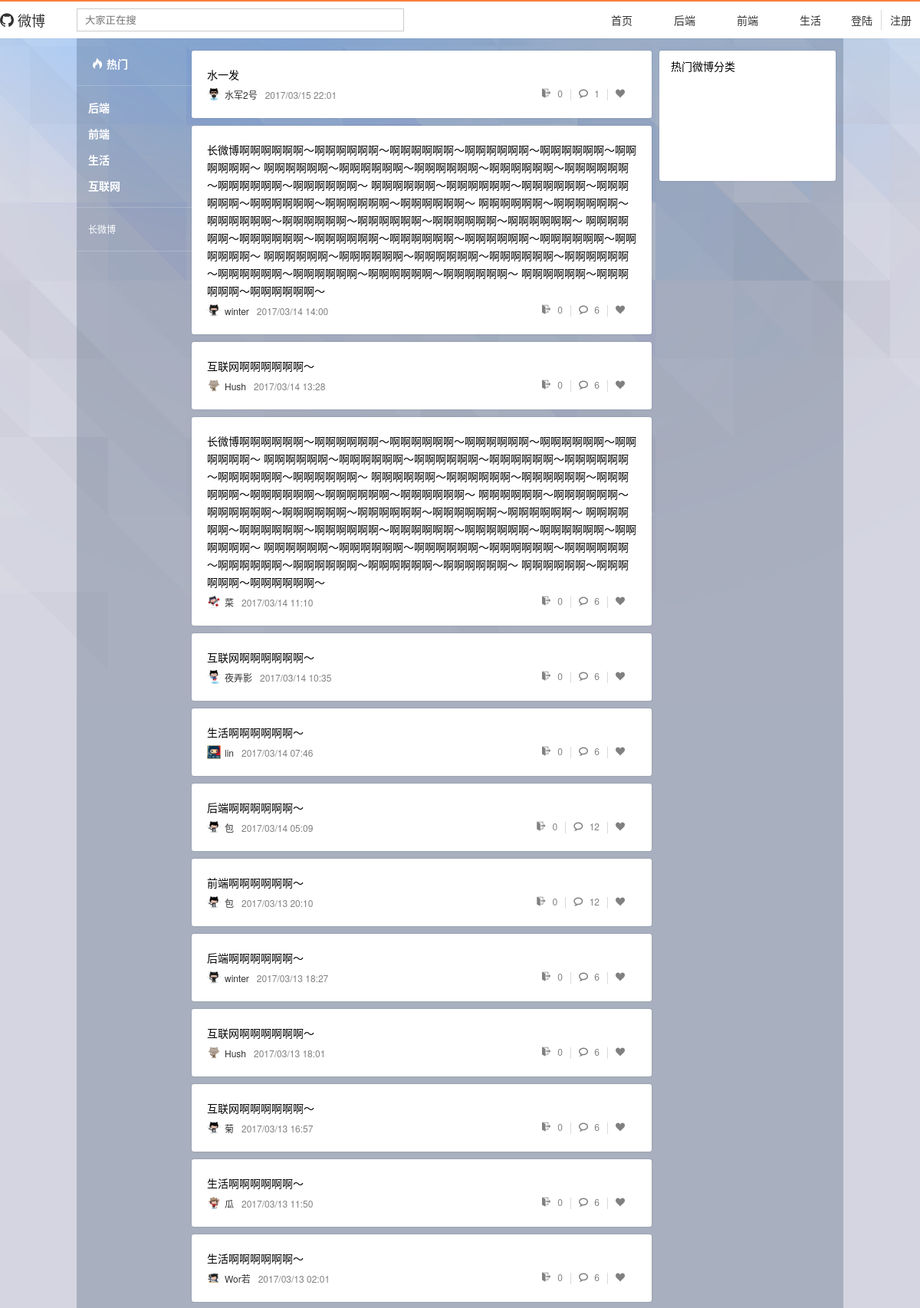
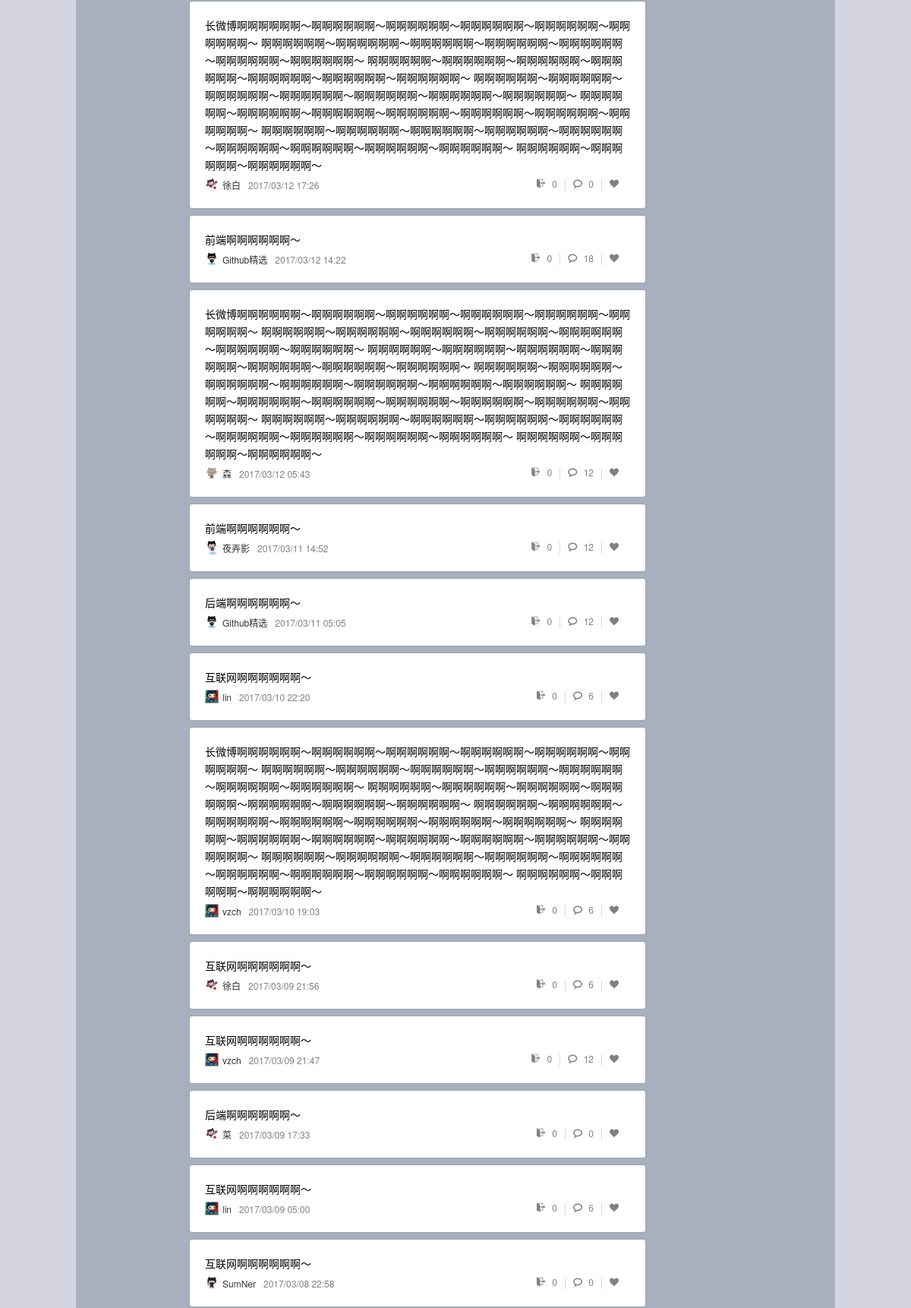
The page /weibo/find (upper part) on the database its author committed (2 pictures, top to bottom).
### models/weibo.py (models this page shows, shortened)
class Weibo(db.Model, ModelMixin):
    __tablename__ = 'weibos'
    id = db.Column(db.Integer, primary_key=True)
    content = db.Column(db.String(500))
    created_time = db.Column(db.String(100))
    user_id = db.Column(db.Integer, db.ForeignKey('users.id'))
    comments_num = db.Column(db.Integer, default=0)
    fav_num = db.Column(db.Integer, default=0)
    col_num = db.Column(db.Integer, default=0)
    cite_num = db.Column(db.Integer, default=0)
    has_cite = db.Column(db.Boolean, default=False)
    cite_id = db.Column(db.Integer, default=0)
    origin_w_id = db.Column(db.Integer, default=0)
    is_hidden = db.Column(db.Integer, default=False)
    only_self = db.Column(db.Boolean, default=False)
    only_friends = db.Column(db.Boolean, default=False)
    comments = db.relationship(
        'Comment',
        backref='weibo',
        lazy='dynamic',
        order_by=lambda: Comment.created_time.desc()
    )
    tag_id = db.Column(db.Integer, db.ForeignKey('weibotags.id'))

### models/user.py (models this page shows, shortened)
class User(db.Model, ModelMixin):
    __tablename__ = 'users'
    id = db.Column(db.Integer, primary_key=True)
    username = db.Column(db.String(100), unique=True)
    password_hash = db.Column(db.String(200))
    created_time = db.Column(db.String(100))
    avatar = db.Column(db.String(100))
    email = db.Column(db.String(100), default='', unique=True)
    note = db.Column(db.String(100), default='')
    location = db.Column(db.String(100), default='')
    intro = db.Column(db.String(100), default='')
    weibos = db.relationship('Weibo', backref='user', lazy='dynamic', order_by="desc(Weibo.id)")
    comments = db.relationship('Comment', backref='user', lazy='dynamic', order_by="desc(Comment.id)")
    followed = db.relationship('Follow',
                               foreign_keys='Follow.follower_id',
                               backref=db.backref('follower', lazy='joined'),
                               lazy='dynamic',
                               cascade='all, delete-orphan')
    followers = db.relationship('Follow',
                                foreign_keys='Follow.followed_id',
                                backref=db.backref('followed', lazy='joined'),
                                lazy='dynamic',
                                cascade='all, delete-orphan')
    wcollects = db.relationship('WCollect', backref='user', lazy='dynamic', order_by='desc(WCollect.id)')
    wfavorites = db.relationship('WFavorite', backref='user', lazy='dynamic', order_by='desc(WFavorite.id)')
    cfavorites = db.relationship('CFavorite', backref='user', lazy='dynamic', order_by='desc(CFavorite.id)')
    tag_id = db.Column(db.Integer(), db.ForeignKey('usertags.id'))

### routes/weibo.py (the view)
@main.route('/find')
def find_weibo():
    ws = Weibo.query.filter_by(has_cite=False).order_by(Weibo.created_time.desc()).all()
    c_u = current_user()
    return render_template('weibo_find.html', weibos=ws, c_u=c_u, user=c_u)

### routes/__init__.py (called while the page is built)
def current_user():
    uid = session.get('user_id')
    if uid is not None:
        user = User.query.get(uid)
        return user
    else:
        return None

### templates/weibo_find.html (shortened to what this page needs)
{% extends 'base_violet.html' %}
{% block main_content_container %}
    <div class="weibo-container">
      {% for w in weibos %}
          <div id="id-weibo-cell-{{ w.id }}" data-id="{{ w.id }}" class="w-cell">
            <div class="w-content">
                {{ w.content }}
            </div>
            <div class="w-bottom cleafix">
                <div class="w-bottom-left float-left flex">
                    <div class="w-avatar">
                        <a href={{ url_for('weibo.homepage', user_id=w.user_id) }}>
                            <img class="w-avatar-img" src="{{ w.user.avatar }}">
                        </a>
                    </div>
                    <div class="w-user">
                        <a href={{ url_for('weibo.homepage', user_id=w.user_id) }}>{{ w.user.username }}</a>
                    </div>
                    <div class="w-time">{{ w.created_time }}</div>
                </div>
                <div class="w-bottom-right float-right">
                    <div class="weibo-cite-cell-fav float-right flex">
                        <div class="weibo-cite-cell-item">
                            <a href={{ url_for('weibo.detail', id=w.id) }}>
                            <span class="weibo-cite-fav-icon icon-exit"></span>
                            {% if w.cite_num %}
                                {{ w.cite_num }}
                            {% else %}
                                0
                            {% endif %}
                            </a>
                        </div>
                        <div class="weibo-cite-cell-item">
                            <a href={{ url_for('weibo.detail', id=w.id) }}>
                                <span class="weibo-cite-fav-icon icon-bubble2"></span>
                                {{ w.comments_num }}
                            </a>
                        </div>
                        <div class="weibo-cite-cell-item">
                            <a href={{ url_for('weibo.detail', id=w.id) }}>
                                <span class="weibo-cite-fav-icon icon-heart"></span>
                            </a>
                        </div>
                    </div>
                </div>
            </div>
        </div>
      {% endfor %}
    </div>
{% endblock %}
{% block main_sidebar %}
    <div class="hot-weibo-class">
        <div>热门微博分类</div>
    </div>
{% endblock %}

### static/css/weibo.css (style rules this page uses)
body { font-family: Helvetica Neue,Helvetica,PingFang SC,Hiragino Sans GB,Microsoft YaHei,Noto Sans CJK SC,WenQuanYi Micro Hei,Arial,sans-serif; font-size: 14px; margin: 0; }
.flex { display: flex; }
.float-left { float: left; }
.float-right { float: right; }
a { text-decoration: none; cursor: pointer; }
a:link { color: #333; }
.weibo-container { margin-bottom: 80px; min-height: 1000px; }
.weibo-cite-cell-item { padding: 0 10px; margin: 2px 0; height: 15px; line-height: 12px; font-size: 12px; text-align: center; }
.weibo-cite-cell-item + .weibo-cite-cell-item { border-left: 1px solid #d9d9d9; }
.weibo-cite-fav-icon { display: inline-block; padding-right: 5px; }
.weibo-cite-cell-fav a:link { color: #808080; }

### static/css/weibo_unlogin.css (style rules this page uses)
body { background: #d4d5e0 url("../img/weibo_bg.jpg"); background-repeat: no-repeat; background-position-x: center; }
.w-cell { background: #fff; border-radius: 3px; box-shadow: 0 0 2px rgba(0,0,0,0.2); padding: 20px 20px 20px 20px; }
.w-cell + .w-cell { margin-top: 10px; }
.w-content { line-height: 23px; }
.w-bottom { height: 20px; margin-top:5px; font-size: 12px; color: #808080; line-height: 20px; }
.w-avatar-img { width: 18px; height: 18px; }
.w-user { margin-left: 5px; padding-right: 10px; }
.w-time { padding-right: 10px; }
.hot-weibo-class { width: 200px; margin-right: 20px; background: #fff; border-radius: 3px; box-shadow: 0 0 2px rgba(0,0,0,0.2); height: 150px; padding: 10px 15px 10px 15px; }

### rows shown on the page
Weibo: content "水一发", user.avatar (picture), user.username "水军2号", created_time "2017/03/15 22:01", cite_num "0", comments_num "1"
Weibo: content "长微博啊啊啊啊啊啊～啊啊啊啊啊啊～啊啊啊啊啊啊～啊啊啊啊啊啊～啊啊啊啊啊啊～啊啊啊啊啊啊～ 啊啊啊啊啊啊～啊啊啊啊啊啊～啊啊啊啊啊啊～啊啊啊啊啊啊～啊啊啊啊啊啊～啊啊啊啊啊啊～啊啊啊啊啊啊～ 啊啊啊啊啊啊～啊啊啊啊啊啊～啊啊啊啊啊啊～啊啊啊啊啊啊～啊啊啊啊啊啊～啊啊啊啊啊啊～啊啊啊啊啊啊～ 啊啊啊啊啊啊～啊啊啊啊啊啊～啊啊啊啊啊啊～啊啊啊啊啊啊～啊啊啊啊啊啊～啊啊啊啊啊啊～啊啊啊啊啊啊～ 啊啊啊啊啊啊～啊啊啊啊啊啊～啊啊啊啊啊啊～啊啊啊啊啊啊～啊啊啊啊啊啊～啊啊啊啊啊啊～啊啊啊啊啊啊～ 啊啊啊啊啊啊～啊啊啊啊啊啊～啊啊啊啊啊啊～啊啊啊啊啊啊～啊啊啊啊啊啊～啊啊啊啊啊啊～啊啊啊啊啊啊～啊啊啊啊啊啊～啊啊啊啊啊啊～ 啊啊啊啊啊啊～啊啊啊啊啊啊～啊啊啊啊啊啊～", user.avatar (picture), user.username "winter", created_time "2017/03/14 14:00", cite_num "0", comments_num "6"
Weibo: content "互联网啊啊啊啊啊啊～", user.avatar (picture), user.username "Hush", created_time "2017/03/14 13:28", cite_num "0", comments_num "6"
Weibo: content "长微博啊啊啊啊啊啊～啊啊啊啊啊啊～啊啊啊啊啊啊～啊啊啊啊啊啊～啊啊啊啊啊啊～啊啊啊啊啊啊～ 啊啊啊啊啊啊～啊啊啊啊啊啊～啊啊啊啊啊啊～啊啊啊啊啊啊～啊啊啊啊啊啊～啊啊啊啊啊啊～啊啊啊啊啊啊～ 啊啊啊啊啊啊～啊啊啊啊啊啊～啊啊啊啊啊啊～啊啊啊啊啊啊～啊啊啊啊啊啊～啊啊啊啊啊啊～啊啊啊啊啊啊～ 啊啊啊啊啊啊～啊啊啊啊啊啊～啊啊啊啊啊啊～啊啊啊啊啊啊～啊啊啊啊啊啊～啊啊啊啊啊啊～啊啊啊啊啊啊～ 啊啊啊啊啊啊～啊啊啊啊啊啊～啊啊啊啊啊啊～啊啊啊啊啊啊～啊啊啊啊啊啊～啊啊啊啊啊啊～啊啊啊啊啊啊～ 啊啊啊啊啊啊～啊啊啊啊啊啊～啊啊啊啊啊啊～啊啊啊啊啊啊～啊啊啊啊啊啊～啊啊啊啊啊啊～啊啊啊啊啊啊～啊啊啊啊啊啊～啊啊啊啊啊啊～ 啊啊啊啊啊啊～啊啊啊啊啊啊～啊啊啊啊啊啊～", user.avatar (picture), user.username "菜", created_time "2017/03/14 11:10", cite_num "0", comments_num "6"
Weibo: content "互联网啊啊啊啊啊啊～", user.avatar (picture), user.username "夜弄影", created_time "2017/03/14 10:35", cite_num "0", comments_num "6"
Weibo: content "生活啊啊啊啊啊啊～", user.avatar (picture), user.username "lin", created_time "2017/03/14 07:46", cite_num "0", comments_num "6"
Weibo: content "后端啊啊啊啊啊啊～", user.avatar (picture), user.username "包", created_time "2017/03/14 05:09", cite_num "0", comments_num "12"
Weibo: content "前端啊啊啊啊啊啊～", user.avatar (picture), user.username "包", created_time "2017/03/13 20:10", cite_num "0", comments_num "12"
Weibo: content "后端啊啊啊啊啊啊～", user.avatar (picture), user.username "winter", created_time "2017/03/13 18:27", cite_num "0", comments_num "6"
Weibo: content "互联网啊啊啊啊啊啊～", user.avatar (picture), user.username "Hush", created_time "2017/03/13 18:01", cite_num "0", comments_num "6"
Weibo: content "互联网啊啊啊啊啊啊～", user.avatar (picture), user.username "菊", created_time "2017/03/13 16:57", cite_num "0", comments_num "6"
Weibo: content "生活啊啊啊啊啊啊～", user.avatar (picture), user.username "瓜", created_time "2017/03/13 11:50", cite_num "0", comments_num "6"
Weibo: content "生活啊啊啊啊啊啊～", user.avatar (picture), user.username "Wor若", created_time "2017/03/13 02:01", cite_num "0", comments_num "6"
Weibo: content "长微博啊啊啊啊啊啊～啊啊啊啊啊啊～啊啊啊啊啊啊～啊啊啊啊啊啊～啊啊啊啊啊啊～啊啊啊啊啊啊～ 啊啊啊啊啊啊～啊啊啊啊啊啊～啊啊啊啊啊啊～啊啊啊啊啊啊～啊啊啊啊啊啊～啊啊啊啊啊啊～啊啊啊啊啊啊～ 啊啊啊啊啊啊～啊啊啊啊啊啊～啊啊啊啊啊啊～啊啊啊啊啊啊～啊啊啊啊啊啊～啊啊啊啊啊啊～啊啊啊啊啊啊～ 啊啊啊啊啊啊～啊啊啊啊啊啊～啊啊啊啊啊啊～啊啊啊啊啊啊～啊啊啊啊啊啊～啊啊啊啊啊啊～啊啊啊啊啊啊～ 啊啊啊啊啊啊～啊啊啊啊啊啊～啊啊啊啊啊啊～啊啊啊啊啊啊～啊啊啊啊啊啊～啊啊啊啊啊啊～啊啊啊啊啊啊～ 啊啊啊啊啊啊～啊啊啊啊啊啊～啊啊啊啊啊啊～啊啊啊啊啊啊～啊啊啊啊啊啊～啊啊啊啊啊啊～啊啊啊啊啊啊～啊啊啊啊啊啊～啊啊啊啊啊啊～ 啊啊啊啊啊啊～啊啊啊啊啊啊～啊啊啊啊啊啊～", user.avatar (picture), user.username "徐白", created_time "2017/03/12 17:26", cite_num "0", comments_num "0"
Weibo: content "前端啊啊啊啊啊啊～", user.avatar (picture), user.username "Github精选", created_time "2017/03/12 14:22", cite_num "0", comments_num "18"
Weibo: content "长微博啊啊啊啊啊啊～啊啊啊啊啊啊～啊啊啊啊啊啊～啊啊啊啊啊啊～啊啊啊啊啊啊～啊啊啊啊啊啊～ 啊啊啊啊啊啊～啊啊啊啊啊啊～啊啊啊啊啊啊～啊啊啊啊啊啊～啊啊啊啊啊啊～啊啊啊啊啊啊～啊啊啊啊啊啊～ 啊啊啊啊啊啊～啊啊啊啊啊啊～啊啊啊啊啊啊～啊啊啊啊啊啊～啊啊啊啊啊啊～啊啊啊啊啊啊～啊啊啊啊啊啊～ 啊啊啊啊啊啊～啊啊啊啊啊啊～啊啊啊啊啊啊～啊啊啊啊啊啊～啊啊啊啊啊啊～啊啊啊啊啊啊～啊啊啊啊啊啊～ 啊啊啊啊啊啊～啊啊啊啊啊啊～啊啊啊啊啊啊～啊啊啊啊啊啊～啊啊啊啊啊啊～啊啊啊啊啊啊～啊啊啊啊啊啊～ 啊啊啊啊啊啊～啊啊啊啊啊啊～啊啊啊啊啊啊～啊啊啊啊啊啊～啊啊啊啊啊啊～啊啊啊啊啊啊～啊啊啊啊啊啊～啊啊啊啊啊啊～啊啊啊啊啊啊～ 啊啊啊啊啊啊～啊啊啊啊啊啊～啊啊啊啊啊啊～", user.avatar (picture), user.username "森", created_time "2017/03/12 05:43", cite_num "0", comments_num "12"
Weibo: content "前端啊啊啊啊啊啊～", user.avatar (picture), user.username "夜弄影", created_time "2017/03/11 14:52", cite_num "0", comments_num "12"
Weibo: content "后端啊啊啊啊啊啊～", user.avatar (picture), user.username "Github精选", created_time "2017/03/11 05:05", cite_num "0", comments_num "12"
Weibo: content "互联网啊啊啊啊啊啊～", user.avatar (picture), user.username "lin", created_time "2017/03/10 22:20", cite_num "0", comments_num "6"
Weibo: content "长微博啊啊啊啊啊啊～啊啊啊啊啊啊～啊啊啊啊啊啊～啊啊啊啊啊啊～啊啊啊啊啊啊～啊啊啊啊啊啊～ 啊啊啊啊啊啊～啊啊啊啊啊啊～啊啊啊啊啊啊～啊啊啊啊啊啊～啊啊啊啊啊啊～啊啊啊啊啊啊～啊啊啊啊啊啊～ 啊啊啊啊啊啊～啊啊啊啊啊啊～啊啊啊啊啊啊～啊啊啊啊啊啊～啊啊啊啊啊啊～啊啊啊啊啊啊～啊啊啊啊啊啊～ 啊啊啊啊啊啊～啊啊啊啊啊啊～啊啊啊啊啊啊～啊啊啊啊啊啊～啊啊啊啊啊啊～啊啊啊啊啊啊～啊啊啊啊啊啊～ 啊啊啊啊啊啊～啊啊啊啊啊啊～啊啊啊啊啊啊～啊啊啊啊啊啊～啊啊啊啊啊啊～啊啊啊啊啊啊～啊啊啊啊啊啊～ 啊啊啊啊啊啊～啊啊啊啊啊啊～啊啊啊啊啊啊～啊啊啊啊啊啊～啊啊啊啊啊啊～啊啊啊啊啊啊～啊啊啊啊啊啊～啊啊啊啊啊啊～啊啊啊啊啊啊～ 啊啊啊啊啊啊～啊啊啊啊啊啊～啊啊啊啊啊啊～", user.avatar (picture), user.username "vzch", created_time "2017/03/10 19:03", cite_num "0", comments_num "6"
Weibo: content "互联网啊啊啊啊啊啊～", user.avatar (picture), user.username "徐白", created_time "2017/03/09 21:56", cite_num "0", comments_num "6"
Weibo: content "互联网啊啊啊啊啊啊～", user.avatar (picture), user.username "vzch", created_time "2017/03/09 21:47", cite_num "0", comments_num "12"
Weibo: content "后端啊啊啊啊啊啊～", user.avatar (picture), user.username "菜", created_time "2017/03/09 17:33", cite_num "0", comments_num "0"
Weibo: content "互联网啊啊啊啊啊啊～", user.avatar (picture), user.username "lin", created_time "2017/03/09 05:00", cite_num "0", comments_num "6"
Weibo: content "互联网啊啊啊啊啊啊～", user.avatar (picture), user.username "SumNer", created_time "2017/03/08 22:58", cite_num "0", comments_num "0"
